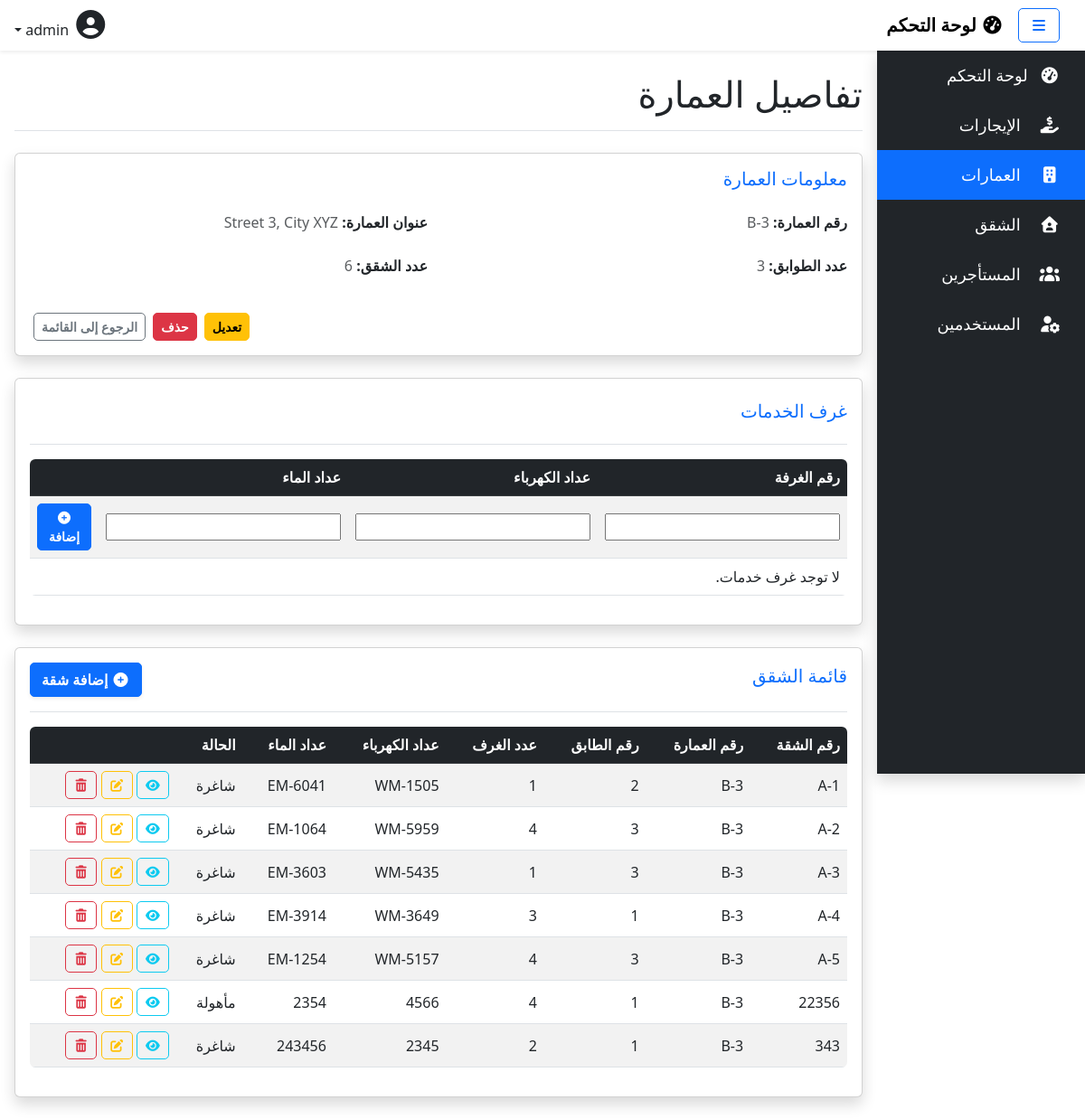
/buildings/3/ (signed in), run on the app's committed database.
### rentals/models.py (models this page shows, shortened)
class Building(models.Model):
    building_number = models.CharField(max_length=3, unique=True, verbose_name="رقم العمارة")
    address = models.CharField(max_length=255, blank=True, verbose_name="عنوان العمارة")
    number_of_floors = models.IntegerField(verbose_name="عدد الطوابق", default=1)
    number_of_apartments = models.IntegerField(verbose_name="عدد الشقق", default=0)
    class Meta:
        verbose_name = "العمارة"
        verbose_name_plural = "العمارات"
    def __str__(self):
        return self.building_number

class Apartment(models.Model):
    APARTMENT_STATUS_CHOICES = [
        ('شاغرة', 'شاغرة'),
        ('مأهولة', 'مأهولة'),
    ]
    building = models.ForeignKey(Building, on_delete=models.CASCADE, related_name='apartments', verbose_name="العمارة")
    apartment_number = models.CharField(max_length=50, verbose_name="رقم الشقة")
    num_of_rooms = models.IntegerField(verbose_name="عدد الغرف")
    electricity_meter_number = models.CharField(max_length=50, verbose_name="رقم عداد الكهرباء")
    water_meter_number = models.CharField(max_length=50, verbose_name="رقم عداد الماء")
    status = models.CharField(max_length=8, choices=APARTMENT_STATUS_CHOICES, default='شاغرة', verbose_name="الحالة")
    floor_number = models.IntegerField(verbose_name="رقم الطابق", default=1)
    class Meta:
        verbose_name = "الشقة"
        verbose_name_plural = "الشقق"
        unique_together = ("building", "apartment_number")

### rentals/views.py (the view, shortened to what this page needs)
# urls.py: path('buildings/<int:pk>/', views.BuildingDetailView.as_view(), name='building_detail'),
class BuildingDetailView(PermissionRequiredMixin, DetailView):
    model = Building
    template_name = 'buildings/detail.html'
    permission_required = 'rentals.view_building'
    def get_context_data(self, **kwargs):
        context = super().get_context_data(**kwargs)
        context["model_name"] = self.model._meta.model_name
        context["model_verbose_name"] = self.model._meta.verbose_name
        context["fields"] = [
            (field.verbose_name, getattr(self.object, field.name, "لا توجد بيانات"))
            for field in self.model._meta.get_fields()
            if not (field.auto_created and not field.concrete) and field.name != "id"
        ]
        context["service_rooms"] = self.object.service_rooms.all()
        room_id = self.request.GET.get("edit_room")
        if room_id:
            room = get_object_or_404(ServiceRoom, id=room_id, building=self.object)
            context['serviceroom_form'] = ServiceRoomForm(instance=room)
            context['editing_room'] = room  # Pass the room object for editing UI
        else:
            context['serviceroom_form'] = ServiceRoomForm()
        return context

### rentals/forms.py
class ServiceRoomForm(forms.ModelForm):
    class Meta:
        model = ServiceRoom
        fields = ["room_number", "electricity_meter_number", "water_meter_number"]
        can_delete=True

### rentals/templates/buildings/detail.html (shortened to what this page needs)
{% extends 'base.html' %}
{% block content %}
  <div class="container mt-4">
    <div class="d-flex justify-content-between align-items-center border-bottom pb-2 mb-4">
      <h1 class="text-end">تفاصيل {{ model_verbose_name }}</h1>
    </div>
    <div class="card shadow border-1 mb-4">
      <div class="card-body">
        <h5 class="card-title mb-4 text-primary">معلومات {{ model_verbose_name }}</h5>
        <div class="row mb-3">
          {% for field_name, field_value in fields %}
            <div class="col-md-6 mb-2">
              <p><strong>{{ field_name }}:</strong> <span class="text-muted">{{ field_value }}</span></p>
            </div>
          {% endfor %}
        </div>
        <div class="d-flex justify-content-end">
          <a href="{% url model_name|lower|add:'_update' object.pk %}" class="btn btn-warning btn-sm mx-1">تعديل</a>
          <a href="{% url model_name|lower|add:'_delete' object.pk %}" class="btn btn-danger btn-sm mx-1">حذف</a>
          <a href="{% url model_name|lower|add:'_list' %}" class="btn btn-outline-secondary btn-sm mx-1">الرجوع إلى القائمة</a>
        </div>
      </div>
    </div>
    <div class="card shadow border-1 mb-4">
      <div class="card-body">
        <div class="d-flex justify-content-between align-items-center border-bottom pb-3 mb-3 mt-2 gap-2">
          <h5 class="card-title text-primary">غرف الخدمات</h5>
        </div>
        <div style="overflow-x: auto; max-width: 100%;">
          <table id="apartmentsTable" class="table table-responsive table-striped table-hover">
            <thead class="table-dark">
              <tr>
                <th>رقم الغرفة</th>
                <th>عداد الكهرباء</th>
                <th>عداد الماء</th>
                <th></th>
              </tr>
            </thead>
            <tbody>
              <tr>
                <form method="post" class="custom-form">
                  <td>{{ serviceroom_form.room_number }}</td>
                  <td>{{ serviceroom_form.electricity_meter_number }}</td>
                  <td>{{ serviceroom_form.water_meter_number }}</td>
                  <td>
                    <button type="submit" class="btn {% if editing_room %}btn-success{% else %}btn-primary{% endif %} btn-sm mt-0">
                      {% if editing_room %} <i class="fas fa-edit"></i> تحديث{% else %} <i class="fas fa-plus-circle"></i> إضافة{% endif %}
                    </button>
                  </td>
                </form>
              </tr>
              {% for room in service_rooms %}
              <tr>
                <td>{{ room.room_number }}</td>
                <td>{{ room.electricity_meter_number }}</td>
                <td>{{ room.water_meter_number }}</td>
                <td>
                  <a href="?edit_room={{ room.id }}" class="btn btn-warning btn-sm text-white">
                    <i class="fas fa-edit"></i>
                  </a>
                  <form method="post" class="d-inline">
                    {% csrf_token %}
                    <input type="hidden" name="delete_room" value="{{ room.id }}">
                    <button type="submit" class="btn btn-danger btn-sm mx-1"
                      onclick="return confirm('هل أنت متأكد من حذف غرفة الخدمات {{ room.room_number }} ؟')">
                      <i class="fas fa-trash-alt"></i>
                    </button>
                  </form>
                </td>
              </tr>
              {% empty %}
              <tr><td colspan="5">لا توجد غرف خدمات.</td></tr>
              {% endfor %}
            </tbody>
          </table>
        </div>
      </div>
    </div>
    <div class="card shadow border-1 mb-4">
      <div class="card-body">
        <div class="d-flex justify-content-between align-items-center border-bottom pb-3 mb-3 gap-2">
          <h5 class="card-title text-primary">قائمة الشقق</h5>
          <a href="{% url 'apartment_create' %}" class="btn btn-primary shadow-sm">
            <i class="fas fa-plus-circle"></i> إضافة شقة
          </a>
        </div>
        <div style="overflow-x: auto; max-width: 100%;">
          <table id="apartmentsTable" class="table table-responsive table-striped table-hover">
            <thead class="table-dark">
              <tr>
                <th>رقم الشقة</th>
                <th>رقم العمارة</th>
                <th>رقم الطابق</th>
                <th>عدد الغرف</th>
                <th>عداد الكهرباء</th>
                <th>عداد الماء</th>
                <th>الحالة</th>
                <th></th>
              </tr>
            </thead>
            <tbody>
              {% for apartment in object.apartments.all %}
              <tr>
                <td>{{ apartment.apartment_number }}</td>
                <td>{{ apartment.building }}</td>
                <td>{{ apartment.floor_number }}</td>
                <td>{{ apartment.num_of_rooms }}</td>
                <td>{{ apartment.water_meter_number }}</td>
                <td>{{ apartment.electricity_meter_number}}</td>
                <td>{{ apartment.status }}</td>
                <td>
                  <a href="{% url 'apartment_detail' apartment.pk %}" class="btn btn-outline-info btn-sm">
                    <i class="fas fa-eye"></i>
                  </a>
                  <a href="{% url 'apartment_update' apartment.pk %}" class="btn btn-outline-warning btn-sm">
                    <i class="fas fa-edit"></i>
                  </a>
                  <a href="{% url 'apartment_delete' apartment.pk %}" class="btn btn-outline-danger btn-sm">
                    <i class="fas fa-trash-alt"></i>
                  </a>
                </td>
              </tr>
              {% endfor %}
            </tbody>
          </table>
        </div>
      </div>
    </div>
  </div>
{% endblock %}

### static/css/styles.css (style rules this page uses)
.btn i { transition: color 0.3s ease-in-out; }
.table th, .table td { vertical-align: middle; }
input, optgroup, select, textarea { width: 50%; min-width: 260px; }
.btn { border-radius: 5px; font-weight: bold; transition: background-color 0.3s ease; }
.table-responsive { border-radius: 0.375rem; overflow: hidden; }

### data on the page
Building: fields "B-3" "Street 3, City XYZ"
Apartment: apartment_number "A-1", building "B-3", floor_number "2", num_of_rooms "1", water_meter_number "WM-1505", electricity_meter_number "EM-6041", status "شاغرة"
Apartment: apartment_number "A-2", building "B-3", floor_number "3", num_of_rooms "4", water_meter_number "WM-5959", electricity_meter_number "EM-1064", status "شاغرة"
Apartment: apartment_number "A-3", building "B-3", floor_number "3", num_of_rooms "1", water_meter_number "WM-5435", electricity_meter_number "EM-3603", status "شاغرة"
Apartment: apartment_number "A-4", building "B-3", floor_number "1", num_of_rooms "3", water_meter_number "WM-3649", electricity_meter_number "EM-3914", status "شاغرة"
Apartment: apartment_number "A-5", building "B-3", floor_number "3", num_of_rooms "4", water_meter_number "WM-5157", electricity_meter_number "EM-1254", status "شاغرة"
Apartment: apartment_number "22356", building "B-3", floor_number "1", num_of_rooms "4", water_meter_number "4566", electricity_meter_number "2354", status "مأهولة"
Apartment: apartment_number "343", building "B-3", floor_number "1", num_of_rooms "2", water_meter_number "2345", electricity_meter_number "243456", status "شاغرة"

### other printed values
{{ model_verbose_name }} "العمارة"
{{ field_name }} "رقم العمارة" "عنوان العمارة" "عدد الطوابق" "عدد الشقق"
{{ field_value }} "3" "6"
